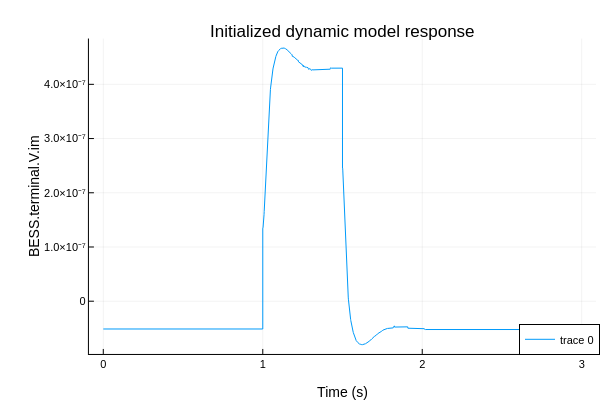

Write notebook code for a chart like this one.
### Code cell
# Cell 6: Plot the initialized dynamic model
initialized_df = DataFrame(CSV.File(initialized_resultfile))

plotlyjs()
p = plot(initialized_df[!, "time"], initialized_df[!, PLOT_VARIABLE], label = [PLOT_VARIABLE])
plot!(p, legend = :bottomright, titlefontsize = 12, labelfontsize = 10)
title!(p, "Initialized dynamic model response")
xlabel!(p, "Time (s)")
ylabel!(p, PLOT_VARIABLE)

### Figure 1 — Plotly figure (JSON) as saved in the notebook; plotly's stock layout.template omitted (floating-point values rounded to 4 significant figures; data arrays with more than 128 entries replaced by an {"elided": "..."} marker saying what was removed)
{"data": [{"colorbar": {"len": 0.8761, "title": "", "x": 0.9934, "y": 0.5104}, "legendgroup": ["BESS.terminal.V.im"], "line": {"color": "rgba(0, 154, 250, 1.000)", "dash": "solid", "shape": "linear", "width": 1}, "mode": "lines", "name": ["BESS.terminal.V.im"], "showlegend": true, "type": "scatter", "x": {"elided": "3006 float values"}, "xaxis": "x", "y": {"elided": "3006 float values"}, "yaxis": "y"}], "layout": {"annotations": [{"font": {"color": "rgba(0, 0, 0, 1.000)", "family": "sans-serif", "size": 17}, "rotation": 0, "showarrow": false, "text": "Initialized dynamic model response", "x": 0.5708, "xanchor": "center", "xref": "paper", "y": 1, "yanchor": "top", "yref": "paper"}], "height": 400, "legend": {"bgcolor": "rgba(255, 255, 255, 1.000)", "bordercolor": "rgba(0, 0, 0, 1.000)", "borderwidth": 1, "font": {"color": "rgba(0, 0, 0, 1.000)", "family": "sans-serif", "size": 11}, "title": {"font": {"color": "rgba(0, 0, 0, 1.000)", "family": "sans-serif", "size": 15}, "text": ""}, "tracegroupgap": 0, "traceorder": "normal", "x": 1, "xanchor": "right", "y": 0.07, "yanchor": "bottom"}, "margin": {"b": 20, "l": 0, "r": 0, "t": 20}, "paper_bgcolor": "rgba(255, 255, 255, 1.000)", "plot_bgcolor": "rgba(255, 255, 255, 1.000)", "showlegend": true, "width": 600, "xaxis": {"anchor": "y", "domain": [0.1482, 0.9934], "gridcolor": "rgba(0, 0, 0, 0.100)", "gridwidth": 0.5, "linecolor": "rgba(0, 0, 0, 1.000)", "mirror": false, "range": [-0.09, 3.09], "showgrid": true, "showline": true, "showticklabels": true, "tickangle": 0, "tickcolor": "rgb(0, 0, 0)", "tickfont": {"color": "rgba(0, 0, 0, 1.000)", "family": "sans-serif", "size": 11}, "tickmode": "array", "ticks": "inside", "ticktext": ["0", "1", "2", "3"], "tickvals": [0, 1, 2, 3], "title": "Time (s)", "titlefont": {"color": "rgba(0, 0, 0, 1.000)", "family": "sans-serif", "size": 14}, "type": "-", "visible": true, "zeroline": false, "zerolinecolor": "rgba(0, 0, 0, 1.000)"}, "yaxis": {"anchor": "x", "domain": [0.07234, 0.9485], "gridcolor": "rgba(0, 0, 0, 0.100)", "gridwidth": 0.5, "linecolor": "rgba(0, 0, 0, 1.000)", "mirror": false, "range": [-9.728e-08, 4.845e-07], "showgrid": true, "showline": true, "showticklabels": true, "tickangle": 0, "tickcolor": "rgb(0, 0, 0)", "tickfont": {"color": "rgba(0, 0, 0, 1.000)", "family": "sans-serif", "size": 11}, "tickmode": "array", "ticks": "inside", "ticktext": ["0", "1.0×10⁻⁷", "2.0×10⁻⁷", "3.0×10⁻⁷", "4.0×10⁻⁷"], "tickvals": [0, 1e-07, 2e-07, 3e-07, 4e-07], "title": "BESS.terminal.V.im", "titlefont": {"color": "rgba(0, 0, 0, 1.000)", "family": "sans-serif", "size": 14}, "type": "-", "visible": true, "zeroline": false, "zerolinecolor": "rgba(0, 0, 0, 1.000)"}}}
